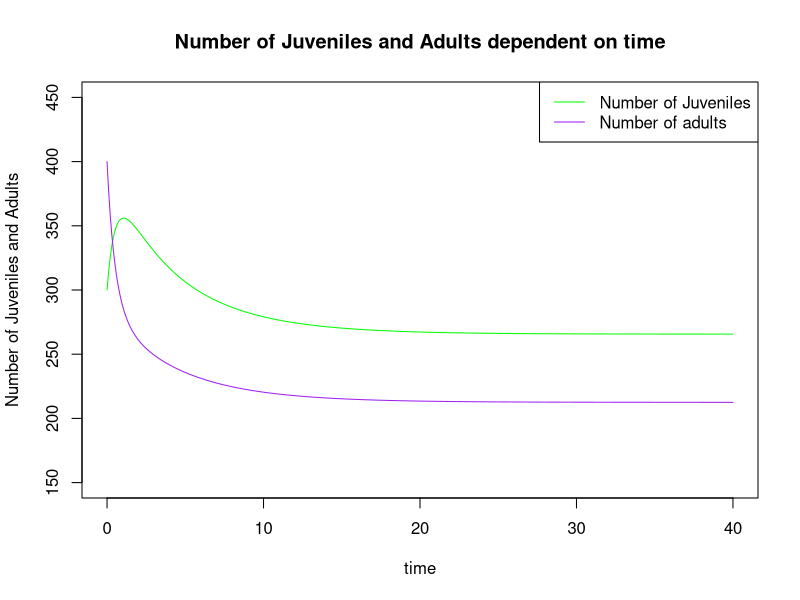
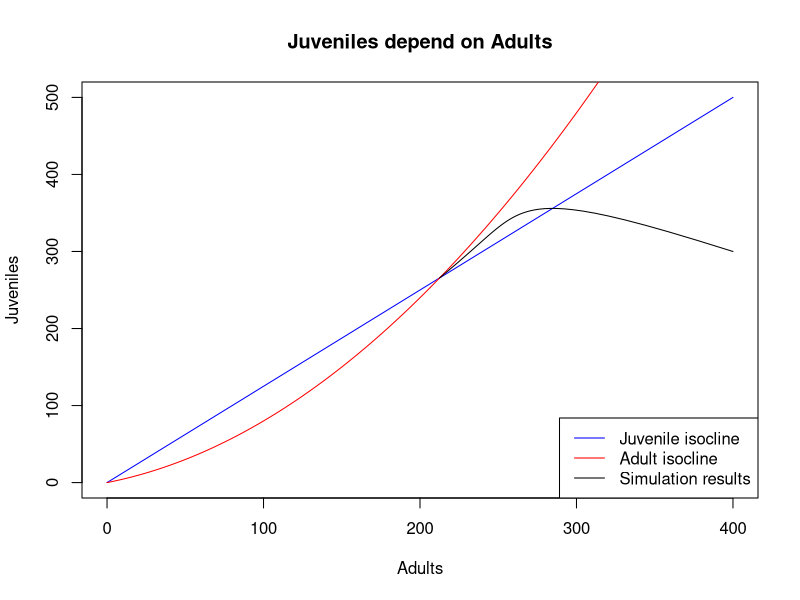

Recreate these plots in R, in order.
#First all necessary variables are introduced
b<-1
g<-0.5
µJ<-0.3
µ0<-0.2
c<-0.01
#then iclude  all above parameters in one list
pars<-list(b=b,g=g,µJ=µJ,µ0=µ0,c=c)
#to use the ode function, the deSolve package need to be loaded
library(deSolve)
#The two differential equations are introduced into the JAfunc function
JAfunc<-function(t, JA, pars){
  J<-JA[1]
  A<-JA[2]
  dJdt<-pars$b*A-pars$g*J-pars$µJ*J
  dAdt<-pars$g*J-pars$µ0*(1+pars$c*A)*A
  return(list(c(dJdt,dAdt)))
}
timevec<-seq(0,40, by=0.1) #introducing the time vector
JA0<-c(J=300, A=400) #setting the initial condition as J and A = 50
results<-ode(func = JAfunc, times = timevec, y = JA0, parms = pars)

#plot the results first as a function of time
plot(results[,1], results[,2], type = 'l', col='green', ylim=c(150,450),
     ylab = "Number of Juveniles and Adults",
     xlab = "time",
     main = "Number of Juveniles and Adults dependent on time")
lines(results[,1], results[,3], col='purple')
#add a legend using the legend command
legend("topright", legend = c("Number of Juveniles","Number of adults"), 
       col = c('green', 'purple'),
       lty = 1)

#now in the second part, the isoclines are being plotted with the same R code as in exercise 3d
A<-seq(0,400, by=1)

#Calculate the values of the Juvenile Isocline with the formula obtained in the exercise
JI<-(A*b)/(g+µJ)

#now plot the juvenile isocline as a blue line
plot(A,JI, type='l', col='blue',
     xlab='Adults',
     ylab='Juveniles',
     main = "Juveniles depend on Adults")

#calculate the values of the adult isocline with the formula obtained in the exercise
AI<-(µ0*(1+(c*A))*A)/g

#plot the Adult isocline using the lines command
lines(A,AI, col='red')

#add a legend using the legend command
legend("bottomright", legend = c("Juvenile isocline","Adult isocline","Simulation results"), 
       col = c('blue', 'red', 'black'),
       lty = 1)
#and now the results of the ode function are plotted on top of the isoclines
lines(results[,3], results[,2])
